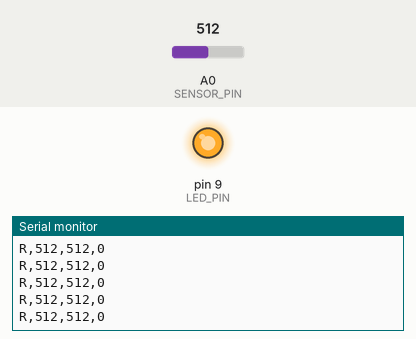
Simulated run of this sketch. Board: Arduino Uno, built with avr-gcc and run on an emulated ATmega328P. On the bench: output pins drawn as LEDs (lit = HIGH), the last lines printed to the serial monitor. Inputs (shaded band) come from the test bench; at power-on: A0 (SENSOR_PIN) = 512.

Above: at 1.2 s.
1.3 s: A0 (SENSOR_PIN) set to 716
At 1.31 s:
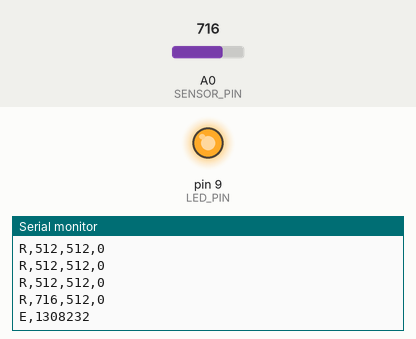
At 1.71 s:
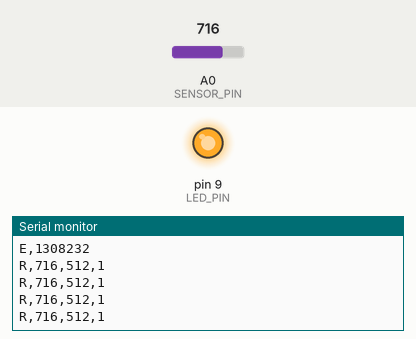

Measured:
- after the input at 1.3 s, the serial monitor: prints a new line at once (image 1)

The sketch:

wheel_sensor.ino
```cpp
// Open this sketch in Arduino IDE; the implementation is in wheel_sensor.cpp.
```

wheel_sensor.cpp
```cpp
#include <Arduino.h>

// Arduino Uno optical wheel sensor. No stored calibration or startup steps.
// This exact layout measured a HIGHER A0 value when the beam is blocked.
// S -> A0, + -> 5V, - -> GND; LED GND -> GND, VCC -> 5V, IN -> D9.
const byte SENSOR_PIN = A0;
const byte LED_PIN = 9;
const bool LED_ACTIVE_HIGH = true;
const unsigned long SAMPLE_US = 2000;
const unsigned long REPORT_MS = 100;
const unsigned long STABLE_US = 8000;
const unsigned long MIN_EVENT_US = 40000;
const unsigned long STUCK_BLOCKED_US = 1500000;
const int ENTRY_DELTA = 40;
const int RELEASE_DROP = 35;

long baselineQ8 = 0;
bool haveBaseline = false;
bool blocked = false;
bool pending = false;
unsigned long pendingSince = 0;
unsigned long blockedSince = 0;
unsigned long lastEvent = 0;
unsigned long lastSample = 0;
unsigned long lastReport = 0;
int rawValue = 0;
int peakValue = 0;

void setup() {
  pinMode(LED_PIN, OUTPUT);
  digitalWrite(LED_PIN, LED_ACTIVE_HIGH ? HIGH : LOW);
  Serial.begin(115200);
  Serial.println("READY,2");
}

void loop() {
  unsigned long nowUs = micros();
  if (nowUs - lastSample >= SAMPLE_US) {
    lastSample = nowUs;
    rawValue = analogRead(SENSOR_PIN);
    if (!haveBaseline) {
      baselineQ8 = (long)rawValue << 8;
      haveBaseline = true;
    }
    int baseline = (int)(baselineQ8 >> 8);

    if (!blocked) {
      if (rawValue >= baseline + ENTRY_DELTA) {
        if (!pending) {
          pending = true;
          pendingSince = nowUs;
        } else if (nowUs - pendingSince >= STABLE_US) {
          blocked = true;
          blockedSince = nowUs;
          peakValue = rawValue;
          pending = false;
          if (lastEvent == 0 || nowUs - lastEvent >= MIN_EVENT_US) {
            lastEvent = nowUs;
            Serial.print("E,"); Serial.println(nowUs);
          }
        }
      } else {
        pending = false;
        // Follow darker clear readings immediately; follow brighter ambient
        // changes over ~0.5 s. A rising marker is excluded from this update.
        if (rawValue < baseline) {
          baselineQ8 = (long)rawValue << 8;
        } else {
          baselineQ8 += (((long)rawValue << 8) - baselineQ8) / 256;
        }
      }
    } else {
      if (rawValue > peakValue) peakValue = rawValue;
      if (peakValue - rawValue >= RELEASE_DROP) {
        if (!pending) {
          pending = true;
          pendingSince = nowUs;
        } else if (nowUs - pendingSince >= STABLE_US) {
          blocked = false;
          pending = false;
          // Start the next clear baseline at the falling edge. This handles
          // wheel-position changes that shift the background light level.
          baselineQ8 = (long)rawValue << 8;
        }
      } else {
        pending = false;
      }
      // A marker may be parked in the beam when the wheel stops. Re-arm
      // without creating another event so the next movement can be detected.
      if (blocked && nowUs - blockedSince >= STUCK_BLOCKED_US) {
        blocked = false;
        pending = false;
        baselineQ8 = (long)rawValue << 8;
      }
    }
  }

  unsigned long nowMs = millis();
  if (nowMs - lastReport >= REPORT_MS) {
    lastReport = nowMs;
    Serial.print("R,"); Serial.print(rawValue);
    Serial.print(','); Serial.print((int)(baselineQ8 >> 8));
    Serial.print(','); Serial.println(blocked ? 1 : 0);
  }
}
```
